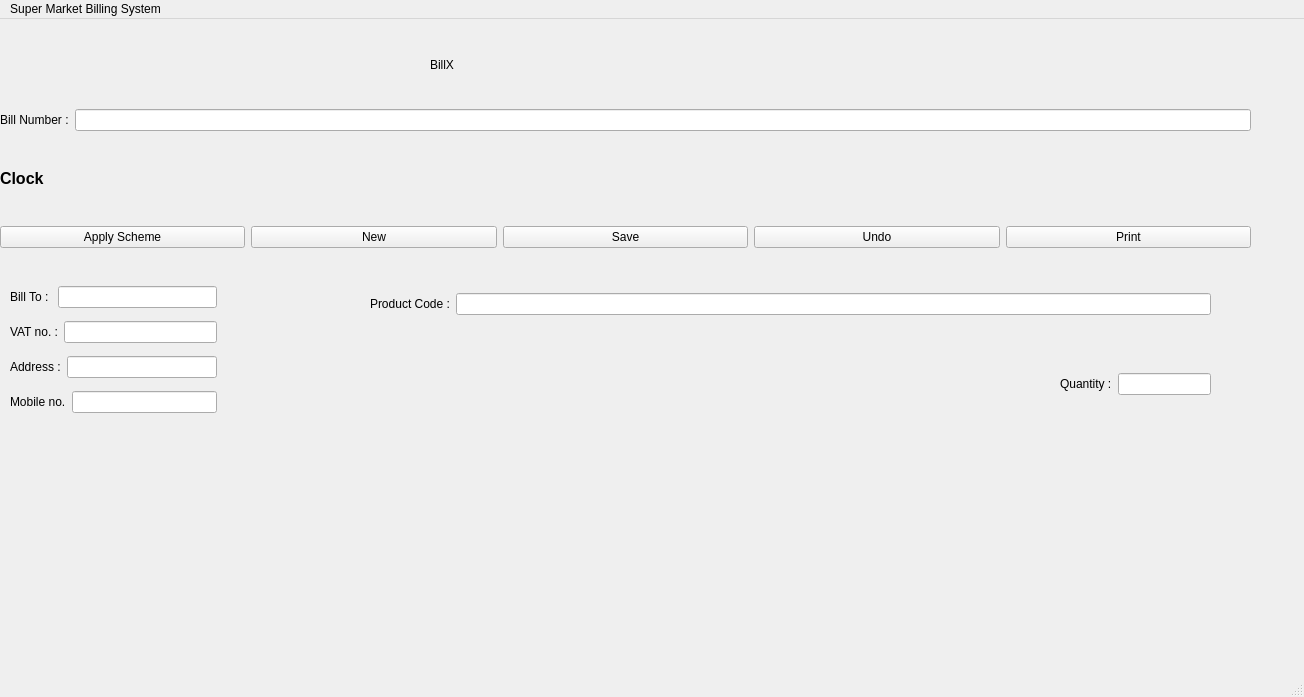
<?xml version="1.0" encoding="UTF-8"?>
<ui version="4.0">
 <class>MainWindow</class>
 <widget class="QMainWindow" name="MainWindow">
  <property name="geometry">
   <rect>
    <x>0</x>
    <y>0</y>
    <width>1304</width>
    <height>697</height>
   </rect>
  </property>
  <property name="windowTitle">
   <string>MainWindow</string>
  </property>
  <widget class="QWidget" name="centralwidget">
   <widget class="QWidget" name="verticalLayoutWidget">
    <property name="geometry">
     <rect>
      <x>0</x>
      <y>90</y>
      <width>1251</width>
      <height>139</height>
     </rect>
    </property>
    <layout class="QVBoxLayout" name="verticalLayout">
     <item>
      <layout class="QHBoxLayout" name="horizontalLayout_8">
       <item>
        <widget class="QLabel" name="label">
         <property name="text">
          <string>Bill Number :</string>
         </property>
        </widget>
       </item>
       <item>
        <widget class="QLineEdit" name="lineEdit_7"/>
       </item>
      </layout>
     </item>
     <item>
      <widget class="QLabel" name="DigitalClock">
       <property name="font">
        <font>
         <pointsize>12</pointsize>
         <bold>true</bold>
        </font>
       </property>
       <property name="text">
        <string>Clock</string>
       </property>
      </widget>
     </item>
     <item>
      <layout class="QHBoxLayout" name="horizontalLayout">
       <item>
        <widget class="QPushButton" name="pushButton">
         <property name="text">
          <string>Apply Scheme</string>
         </property>
        </widget>
       </item>
       <item>
        <widget class="QPushButton" name="pushButton_2">
         <property name="text">
          <string>New</string>
         </property>
        </widget>
       </item>
       <item>
        <widget class="QPushButton" name="pushButton_3">
         <property name="text">
          <string>Save</string>
         </property>
        </widget>
       </item>
       <item>
        <widget class="QPushButton" name="pushButton_4">
         <property name="text">
          <string>Undo</string>
         </property>
        </widget>
       </item>
       <item>
        <widget class="QPushButton" name="pushButton_5">
         <property name="text">
          <string>Print</string>
         </property>
        </widget>
       </item>
      </layout>
     </item>
    </layout>
   </widget>
   <widget class="QLabel" name="logo_billx">
    <property name="geometry">
     <rect>
      <x>370</x>
      <y>0</y>
      <width>121</width>
      <height>91</height>
     </rect>
    </property>
    <property name="text">
     <string/>
    </property>
   </widget>
   <widget class="QLabel" name="label_2">
    <property name="geometry">
     <rect>
      <x>430</x>
      <y>20</y>
      <width>121</width>
      <height>51</height>
     </rect>
    </property>
    <property name="styleSheet">
     <string notr="true">font: 600 24pt &quot;Segoe UI Variable Small Semibol&quot;;</string>
    </property>
    <property name="text">
     <string>BillX</string>
    </property>
   </widget>
   <widget class="QWidget" name="verticalLayoutWidget_2">
    <property name="geometry">
     <rect>
      <x>0</x>
      <y>10</y>
      <width>1251</width>
      <height>80</height>
     </rect>
    </property>
    <layout class="QVBoxLayout" name="verticalLayout_2"/>
   </widget>
   <widget class="QWidget" name="verticalLayoutWidget_3">
    <property name="geometry">
     <rect>
      <x>220</x>
      <y>260</y>
      <width>1031</width>
      <height>141</height>
     </rect>
    </property>
    <layout class="QVBoxLayout" name="verticalLayout_4"/>
   </widget>
   <widget class="QWidget" name="layoutWidget">
    <property name="geometry">
     <rect>
      <x>10</x>
      <y>260</y>
      <width>207</width>
      <height>143</height>
     </rect>
    </property>
    <layout class="QVBoxLayout" name="verticalLayout_3">
     <item>
      <layout class="QHBoxLayout" name="horizontalLayout_2">
       <item>
        <widget class="QLabel" name="label_3">
         <property name="text">
          <string>Bill To : </string>
         </property>
        </widget>
       </item>
       <item>
        <widget class="QLineEdit" name="lineEdit"/>
       </item>
      </layout>
     </item>
     <item>
      <layout class="QHBoxLayout" name="horizontalLayout_3">
       <item>
        <widget class="QLabel" name="label_4">
         <property name="text">
          <string>VAT no. :</string>
         </property>
        </widget>
       </item>
       <item>
        <widget class="QLineEdit" name="lineEdit_2"/>
       </item>
      </layout>
     </item>
     <item>
      <layout class="QHBoxLayout" name="horizontalLayout_4">
       <item>
        <widget class="QLabel" name="label_5">
         <property name="text">
          <string>Address :</string>
         </property>
        </widget>
       </item>
       <item>
        <widget class="QLineEdit" name="lineEdit_3"/>
       </item>
      </layout>
     </item>
     <item>
      <layout class="QHBoxLayout" name="horizontalLayout_5">
       <item>
        <widget class="QLabel" name="label_6">
         <property name="text">
          <string>Mobile no.</string>
         </property>
        </widget>
       </item>
       <item>
        <widget class="QLineEdit" name="lineEdit_4"/>
       </item>
      </layout>
     </item>
    </layout>
   </widget>
   <widget class="QWidget" name="layoutWidget">
    <property name="geometry">
     <rect>
      <x>370</x>
      <y>270</y>
      <width>841</width>
      <height>30</height>
     </rect>
    </property>
    <layout class="QHBoxLayout" name="horizontalLayout_6">
     <item>
      <widget class="QLabel" name="label_7">
       <property name="text">
        <string>Product Code :</string>
       </property>
      </widget>
     </item>
     <item>
      <widget class="QLineEdit" name="lineEdit_5"/>
     </item>
    </layout>
   </widget>
   <widget class="QWidget" name="layoutWidget">
    <property name="geometry">
     <rect>
      <x>1060</x>
      <y>350</y>
      <width>151</width>
      <height>30</height>
     </rect>
    </property>
    <layout class="QHBoxLayout" name="horizontalLayout_7">
     <item>
      <widget class="QLabel" name="label_8">
       <property name="text">
        <string>Quantity :</string>
       </property>
      </widget>
     </item>
     <item>
      <widget class="QLineEdit" name="lineEdit_6"/>
     </item>
    </layout>
   </widget>
  </widget>
  <widget class="QStatusBar" name="statusbar"/>
  <widget class="QMenuBar" name="menubar">
   <property name="geometry">
    <rect>
     <x>0</x>
     <y>0</y>
     <width>1304</width>
     <height>25</height>
    </rect>
   </property>
   <widget class="QMenu" name="menuSuper_Market_Billing_System">
    <property name="title">
     <string>Super Market Billing System</string>
    </property>
   </widget>
   <addaction name="menuSuper_Market_Billing_System"/>
  </widget>
 </widget>
 <resources/>
 <connections/>
</ui>
